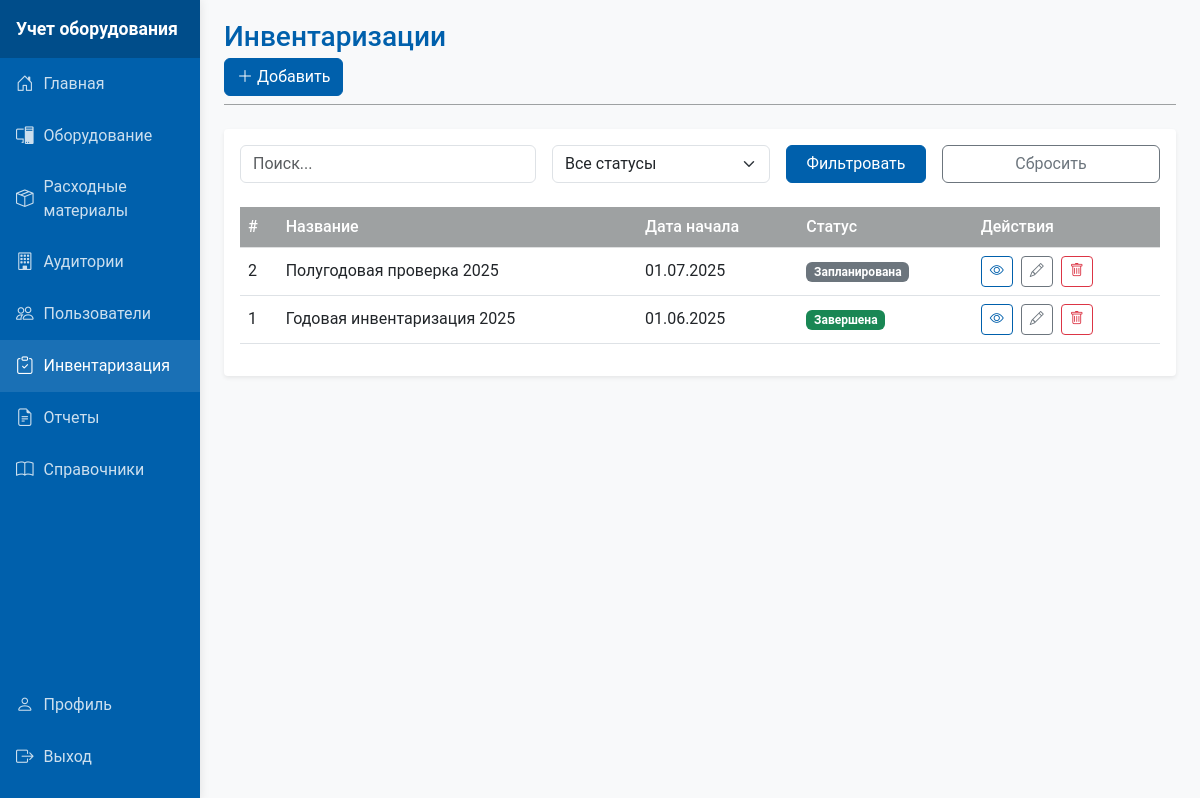
The app's page /templates/inventory/index.php (signed in) with its own data.
### tables this page shows
CREATE TABLE `inventories` (
  `id` int NOT NULL,
  `name` varchar(100) NOT NULL,
  `start_date` datetime NOT NULL,
  `end_date` datetime NOT NULL,
  `created_by_user_id` int NOT NULL,
  `status` enum('planned','in_progress','completed') DEFAULT 'planned',
  `created_at` timestamp NULL DEFAULT CURRENT_TIMESTAMP,
  `updated_at` timestamp NULL DEFAULT CURRENT_TIMESTAMP ON UPDATE CURRENT_TIMESTAMP
);

### models/Inventory.php (called while the page is built, shortened)
<?php
class Inventory {
    private $conn;
    private $table = 'inventories';
    public function __construct($db) {
        $this->conn = $db;
    }
    public function getPaginated($page = 1, $perPage = 10, $search = '', $status = '', $classroom_id = '', $sort = 'start_date', $order = 'desc') {
        $offset = ($page - 1) * $perPage;
        $query = "SELECT DISTINCT i.*,
                  u.last_name as user_last_name,
                  u.first_name as user_first_name
                  FROM {$this->table} i
                  LEFT JOIN users u ON i.created_by_user_id = u.id
                  LEFT JOIN inventory_results ir ON i.id = ir.inventory_id
                  LEFT JOIN equipment e ON ir.equipment_id = e.id
                  WHERE 1=1";
        $params = [];
        $allowedSortFields = ['name', 'start_date', 'end_date', 'status'];
        $sort = in_array($sort, $allowedSortFields) ? $sort : 'start_date';
        $order = strtolower($order) === 'asc' ? 'ASC' : 'DESC';
        $query .= " ORDER BY i.$sort $order LIMIT :limit OFFSET :offset";
        try {
            $stmt = $this->conn->prepare($query);
            $stmt->bindValue(':limit', $perPage, PDO::PARAM_INT);
            $stmt->bindValue(':offset', $offset, PDO::PARAM_INT);
            $stmt->execute();
            return $stmt;
        } catch (PDOException $e) {
            error_log("Ошибка в запросе Inventory::getPaginated - " . $e->getMessage());
            return $this->conn->query("SELECT 1 LIMIT 0");
        }
    }
}
?>

### templates/inventory/index.php (the view, shortened to what this page needs)
<?php
require_once __DIR__ . '/../../includes/header.php';
require_once __DIR__ . '/../../models/Inventory.php';
$search = $_GET['search'] ?? '';
$status = $_GET['status'] ?? '';
$page = max(1, (int)($_GET['page'] ?? 1));
$perPage = 10;
$sort = $_GET['sort'] ?? 'start_date';
$order = $_GET['order'] ?? 'desc';
try {
    $db = (new Database())->connect();
    $inventory = new Inventory($db);
    $stmt = $inventory->getPaginated($page, $perPage, $search, $status, '', $sort, $order);
    $inventories = $stmt->fetchAll(PDO::FETCH_ASSOC);
} catch (Exception $e) {
    die('<div class="alert alert-danger">Ошибка: '.htmlspecialchars($e->getMessage()).'</div>');
}
?>
<div class="content-header">
    <h1 class="content-title">Инвентаризации</h1>
    <div>
        <a href="create.php" class="btn btn-primary">
            <i class="bi bi-plus-lg"></i> Добавить
        </a>
    </div>
</div>
<div class="card">
    <div class="card-body">
        <form method="GET" class="mb-4 row g-3">
            <div class="col-md-4">
                <input type="text" name="search" class="form-control" placeholder="Поиск..."
                       value="<?= htmlspecialchars($search) ?>">
            </div>
            <div class="col-md-3">
                <select name="status" class="form-select">
                    <option value="">Все статусы</option>
                </select>
            </div>
            <div class="col-md-2">
                <button type="submit" class="btn btn-primary w-100">Фильтровать</button>
            </div>
            <div class="col-md-3">
                <a href="index.php" class="btn btn-outline-secondary w-100">Сбросить</a>
            </div>
        </form>
        <?php if (!empty($inventories)): ?>
        <div class="table-responsive">
            <table class="table table-hover align-middle">
                <thead class="table-light">
                    <tr>
                        <th>#</th>
                        <th>Название</th>
                        <th>Дата начала</th>
                        <th>Статус</th>
                        <th>Действия</th>
                    </tr>
                </thead>
                <tbody>
                    <?php foreach ($inventories as $inv): ?>
                    <tr>
                        <td><?= (int)$inv['id'] ?></td>
                        <td><?= htmlspecialchars($inv['name']) ?></td>
                        <td><?= date('d.m.Y', strtotime($inv['start_date'])) ?></td>
                        <td>
                            <span class="badge bg-<?=
                                $inv['status'] === 'completed' ? 'success' :
                                ($inv['status'] === 'in_progress' ? 'warning' : 'secondary')
                            ?>">
                                <?= match($inv['status']) {
                                    'completed' => 'Завершена',
                                    'in_progress' => 'В процессе',
                                    default => 'Запланирована'
                                } ?>
                            </span>
                        </td>
                        <td>
                            <div class="d-flex gap-2">
                                <a href="view.php?id=<?= (int)$inv['id'] ?>"
                                   class="btn btn-sm btn-outline-primary"
                                   title="Просмотр">
                                    <i class="bi bi-eye"></i>
                                </a>
                                <a href="edit.php?id=<?= (int)$inv['id'] ?>"
                                   class="btn btn-sm btn-outline-secondary"
                                   title="Редактировать">
                                    <i class="bi bi-pencil"></i>
                                </a>
                                <a href="delete.php?id=<?= (int)$inv['id'] ?>"
                                   class="btn btn-sm btn-outline-danger"
                                   title="Удалить"
                                   onclick="return confirm('Вы уверены? Инвентаризация будет удалена!')">
                                    <i class="bi bi-trash"></i>
                                </a>
                            </div>
                        </td>
                    </tr>
                    <?php endforeach; ?>
                </tbody>
            </table>
        </div>
        <?php else: ?>
        <div class="alert alert-info text-center py-4">
            <i class="bi bi-info-circle me-2"></i> Инвентаризации не найдены
        </div>
        <?php endif; ?>
    </div>
</div>
<?php require_once __DIR__ . '/../../includes/footer.php'; ?>

### assets/css/style.css (style rules this page uses)
:root { --primary: #0060AC; --secondary: #E41613; --light-gray: #9EA1A2; --dark-gray: #666; --light: #f8f9fa; --white: #fff; }
body { font-family: 'Roboto', Arial, sans-serif; background-color: var(--light); }
.content-header { margin-bottom: 1.5rem; border-bottom: 1px solid var(--light-gray); padding-bottom: 0.5rem; }
.content-title { font-size: 1.75rem; margin-bottom: 0.25rem; font-weight: 500; color: var(--primary); }
.card { box-shadow: 0 0.125rem 0.25rem rgba(0, 0, 0, 0.075); border-radius: 0.25rem; margin-bottom: 1.5rem; border: none; }
.table { background-color: var(--white); }
.table th { background-color: var(--light-gray); color: var(--white); font-weight: 500; }
.btn-primary { background-color: var(--primary); border-color: var(--primary); }
.btn-outline-primary { color: var(--primary); border-color: var(--primary); }

### records on screen
inventories: id "2", name "Полугодовая проверка 2025", start_date "01.07.2025", status "Запланирована"
inventories: id "1", name "Годовая инвентаризация 2025", start_date "01.06.2025", status "Завершена"
